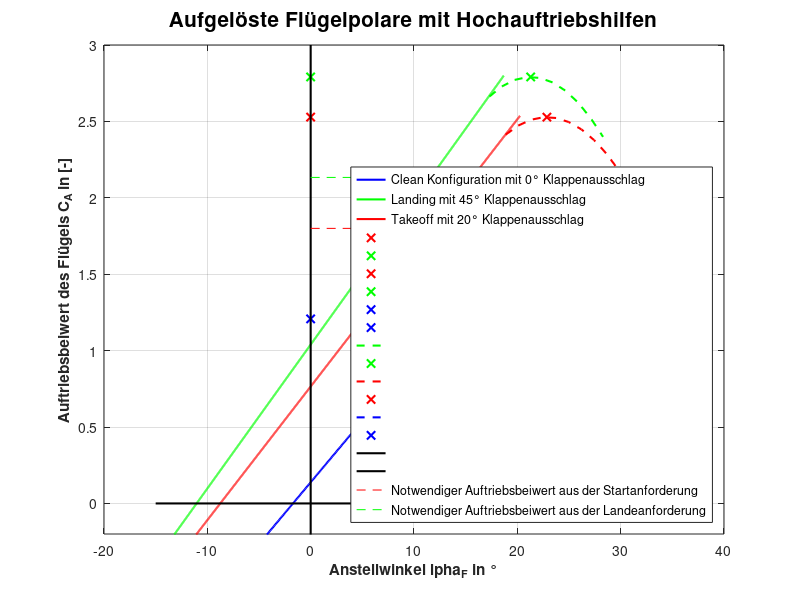
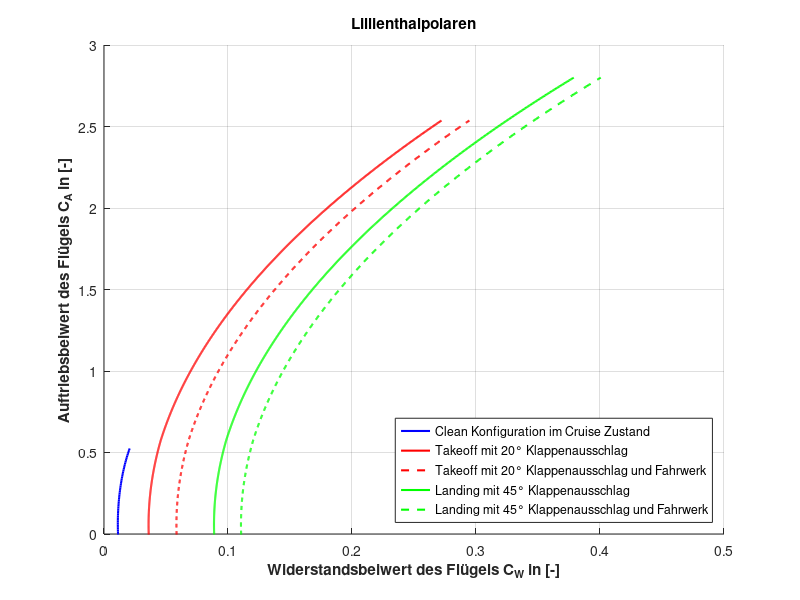
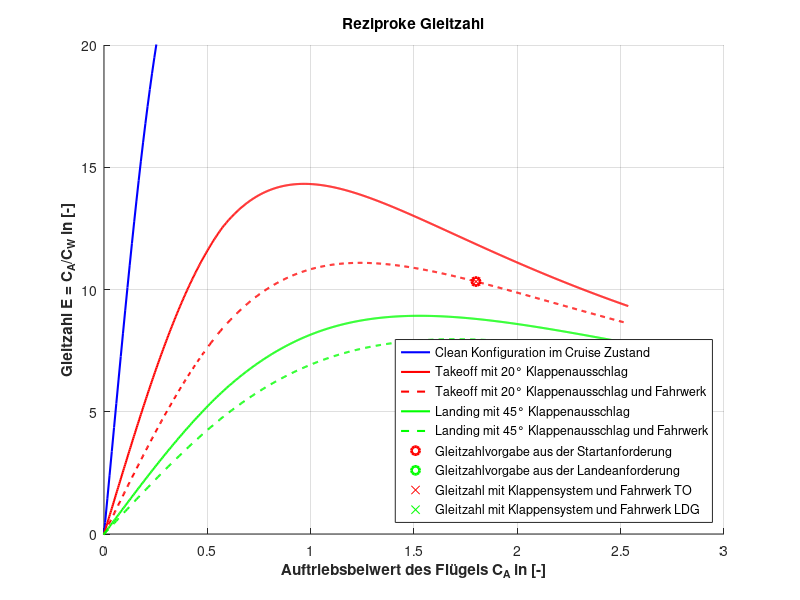
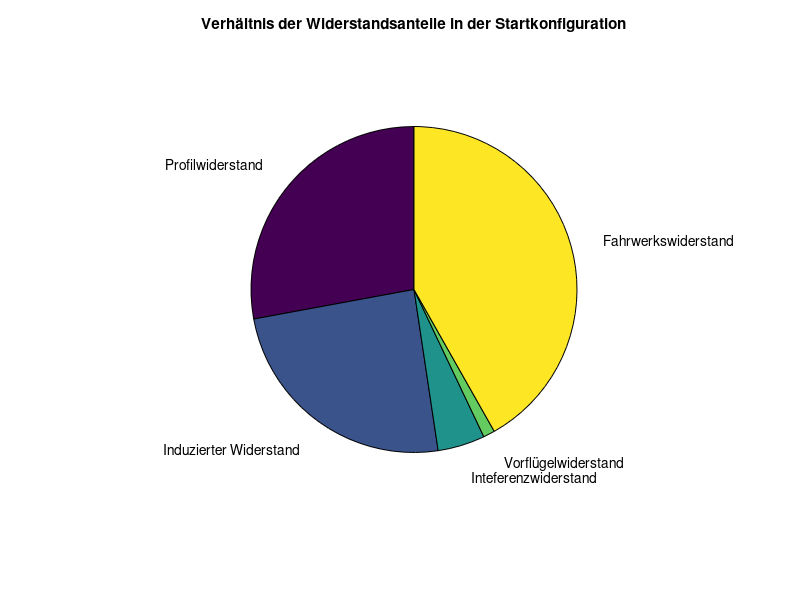

These figures' MATLAB source, in order:
%% Visualisierung Hochauftrieb ?

clc
clear all
close all

load Ergebnisse_Hochauftrieb_1.mat
load Ergebnisse_Hochauftrieb_2.mat
load Ergebnisse_Start_Landeanforderungen.mat
load Ergebnisse_Widerstand_FE2.mat
load Ergebnisse_stat_Flaechenbelastung_Fluegelflaeche.mat




%% Plotting
%Clean Polare
plot(HA1.alphas,HA1.CAs,'blue','LineWidth',1.5)
hold on

title("Aufgelöste Flügelpolare mit Hochauftriebshilfen","FontSize",15)
ylabel("Auftriebsbeiwert des Flügels C_{A} in [-]","FontWeight","bold")
xlabel("Anstellwinkel \alpha_{F} in °","FontWeight","bold")

%Landing Polare
%alphas = -15:0.01:HA2.alpha_F_max_VFFK_deg - HA1.delta_alpha_CA_F_max; % normal Plotten bis alphamax - delta alpha

plot(HA2.alphas_sl,HA2.CA_sl,'green','LineWidth',1.5)


%Takeoff Polare
%alphas = -12:0.01:(HA2.alpha_F_max_VFFK_deg_TO - HA1.delta_alpha_CA_F_max); % normal Plotten bis alphamax - delta alpha

plot(HA2.alphas_st,HA2.CA_st,'red','LineWidth',1.5)

% Kritische Punkte -> CA_Max stimmt nicht perfekt mit ende der geraden
% überein ?!
grid on
plot([HA2.alpha_F_max_VFFK_deg_TO - HA1.delta_alpha_CA_F_max],[0],'redx','LineWidth',1.5)
plot([HA2.alpha_F_max_VFFK_deg - HA1.delta_alpha_CA_F_max],[0],'greenx','LineWidth',1.5)

plot([0],[HA2.CA_F_max_VFFK_TO],'redx','LineWidth',1.5)
plot([0],[HA2.CA_F_max_VFFK],'greenx','LineWidth',1.5)


plot(HA1.alpha_Ca_F_max, 0, 'xblue','LineWidth',1.5)
%CA MAX
plot(0, HA1.CA_F_max,"xblue",'LineWidth',1.5)

%% Abfall der Polaren Plotten

% Parameter der quadratischen Funktion
a = 0.008; % Koeffizient von x^2
h = HA2.alpha_F_max_VFFK_deg; % x-Koordinate des Maximums
k = HA2.CA_F_max_VFFK; % y-Koordinate des Maximums

% Bereich der x-Achse
x = linspace(h-4, h+7, 10); % Hier können Sie den Bereich anpassen

% Quadratische Funktion berechnen
y = -a * (x - h).^2 + k;

% Plot erstellen
plot(x, y,"green--",'LineWidth',1.5)
plot(h, k, 'gx','LineWidth',1.5)


% Parameter der quadratischen Funktion
a = 0.0072; % Koeffizient von x^2
h = HA2.alpha_F_max_VFFK_deg_TO; % x-Koordinate des Maximums
k = HA2.CA_F_max_VFFK_TO; % y-Koordinate des Maximums

% Bereich der x-Achse
x = linspace(h-4, h+7, 10); % Hier können Sie den Bereich anpassen

% Quadratische Funktion berechnen
y = -a * (x - h).^2 + k;

% Plot erstellen
plot(x, y,"red--",'LineWidth',1.5)
plot(h, k, 'rx','LineWidth',1.5)

% Parameter der quadratischen Funktion
a = 0.0058; % Koeffizient von x^2
h = HA1.alpha_Ca_F_max; % x-Koordinate des Maximums
k = HA1.CA_F_max; % y-Koordinate des Maximums

% Bereich der x-Achse
x = linspace(h-7, h+7, 10); % Hier können Sie den Bereich anpassen

% Quadratische Funktion berechnen
y = -a * (x - h).^2 + k;

% Plot erstellen
plot(x, y,"blue--",'LineWidth',1.5)
plot(h, k, 'bx','LineWidth',1.5)
% Achsen
P1 = [0 0];
P2 = [-1 3];
plot(P1,P2,'black','LineWidth',1.5)
P3 = [-15 35];
P4 = [0 0];
plot(P3,P4,'black','LineWidth',1.5)

ylim([-0.2, 3])



%% Check ob genung CA TO / LDG

plot([0,25],[startschub.c_A_max_thrust_match startschub.c_A_max_thrust_match],'red--')

% Check ob lande CA erreicht
plot([0,25],[landeanvorderung.c_A_max_LDG landeanvorderung.c_A_max_LDG],'green--')


legend("Clean Konfiguration mit 0° Klappenausschlag","Landing mit 45° Klappenausschlag","Takeoff mit 20° Klappenausschlag",'','','','','','','','','','','','','','','Notwendiger Auftriebsbeiwert aus der Startanforderung','Notwendiger Auftriebsbeiwert aus der Landeanforderung','Location', 'southeast')
hold off


%%%%%%%%%%%%%%%%%%%%%%%%%%%%%%%%%%%%%%%%%%%%%%%%%%%%%%%%%%%%%%%%%%%%%%%%%%%
%% Widerstandspolaren

%finde das Cruise CA im Array
targetValue = Ergebnisse_stat_Flaechenbelastung.C_A_CR;
absoluteDifferences = abs(Ergebnisse_Widerstand_FE2.c_A_ges - targetValue);
[minDifference, index] = min(absoluteDifferences);

figure(2)
hold on

plot(Ergebnisse_Widerstand_FE2.x_vector_sum(9,1:index),Ergebnisse_Widerstand_FE2.c_A_ges(1:index),'blue','LineWidth',1.5)
hold on

plot(HA2.TO_CW,HA2.c_A_F_TO,'red','LineWidth',1.5)
plot(HA2.TO_CW_FW,HA2.c_A_F_TO_FW,'red--','LineWidth',1.5)

plot(HA2.LDG_CW,HA2.c_A_F_LDG,'green','LineWidth',1.5)
plot(HA2.LDG_CW_FW,HA2.c_A_F_LDG_FW,'green--','LineWidth',1.5)



title("Lillienthalpolaren")
ylabel("Auftriebsbeiwert des Flügels C_{A} in [-]","FontWeight","bold")
xlabel("Widerstandsbeiwert des Flügels C_{W} in [-]","FontWeight","bold","FontWeight","bold")


grid on
legend("Clean Konfiguration im Cruise Zustand","Takeoff mit 20° Klappenausschlag","Takeoff mit 20° Klappenausschlag und Fahrwerk","Landing mit 45° Klappenausschlag","Landing mit 45° Klappenausschlag und Fahrwerk",'Location', 'southeast')
ylim([0, 3])
hold off






%% Reziproke Gleitzahl polaren E, nicht epsillon

figure(3)
grid on
hold on

plot(Ergebnisse_Widerstand_FE2.c_A_ges(1:index),(Ergebnisse_Widerstand_FE2.c_A_ges(1:index)./Ergebnisse_Widerstand_FE2.x_vector_sum(9,1:index)),'blue','LineWidth',1.5)

plot(HA2.c_A_F_TO,(HA2.c_A_F_TO./HA2.TO_CW),'red','LineWidth',1.5)
plot(HA2.c_A_F_TO_FW,(HA2.c_A_F_TO_FW./HA2.TO_CW_FW),'red--','LineWidth',1.5)

plot(HA2.c_A_F_LDG,(HA2.c_A_F_LDG./HA2.LDG_CW),'green','LineWidth',1.5)
plot(HA2.c_A_F_LDG_FW,(HA2.c_A_F_LDG_FW./HA2.LDG_CW_FW),'green--','LineWidth',1.5)


ylim([0, 20])
xlim([0,3])


title("Reziproke Gleitzahl")
ylabel("Gleitzahl E = C_{A}/C_W in [-]","FontWeight","bold")
xlabel("Auftriebsbeiwert des Flügels C_{A} in [-]","FontWeight","bold")

% PLotten der Gleitzahlen
plot(startschub.c_A_max_thrust_match,(1/startschub.Eta_To_thustmatch),'redo','LineWidth',2)

% Check ob lande CA erreicht
plot(landeanvorderung.c_A_max_LDG, (1/landeanvorderung.Eta_LDG),'greeno','LineWidth',2)


%% Plotten der Gleitzahlen 


plot(HA2.c_A_F_TO_FW(HA2.index),HA2.gleitzahl_TO_FW,'redx')
plot(HA2.c_A_F_LDG_FW(HA2.index2),HA2.gleitzahl_LDG_FW,'greenx')



legend("Clean Konfiguration im Cruise Zustand","Takeoff mit 20° Klappenausschlag","Takeoff mit 20° Klappenausschlag und Fahrwerk","Landing mit 45° Klappenausschlag","Landing mit 45° Klappenausschlag und Fahrwerk","Gleitzahlvorgabe aus der Startanforderung","Gleitzahlvorgabe aus der Landeanforderung","Gleitzahl mit Klappensystem und Fahrwerk TO","Gleitzahl mit Klappensystem und Fahrwerk LDG",'Location', 'southeast')




%% PIE Chart
figure(4)
pie(HA2.data, HA2.label)
% Speichern
title('Verhältnis der Widerstandsanteile in der Startkonfiguration')
grid on